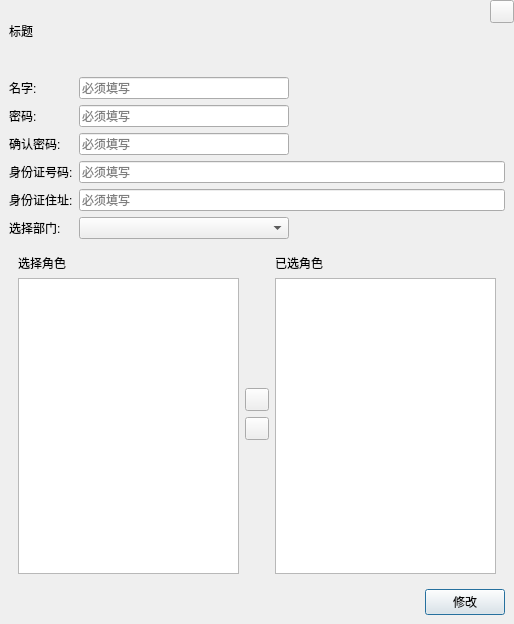
<?xml version="1.0" encoding="UTF-8"?>
<ui version="4.0">
 <class>FrmUserEdit</class>
 <widget class="QDialog" name="FrmUserEdit">
  <property name="geometry">
   <rect>
    <x>0</x>
    <y>0</y>
    <width>514</width>
    <height>624</height>
   </rect>
  </property>
  <property name="windowTitle">
   <string>Dialog</string>
  </property>
  <layout class="QGridLayout" name="gridLayout_3" rowstretch="1,9">
   <property name="leftMargin">
    <number>0</number>
   </property>
   <property name="topMargin">
    <number>0</number>
   </property>
   <property name="rightMargin">
    <number>0</number>
   </property>
   <property name="bottomMargin">
    <number>0</number>
   </property>
   <item row="0" column="0">
    <widget class="QWidget" name="widget" native="true">
     <layout class="QHBoxLayout" name="horizontalLayout">
      <property name="topMargin">
       <number>0</number>
      </property>
      <property name="rightMargin">
       <number>0</number>
      </property>
      <property name="bottomMargin">
       <number>0</number>
      </property>
      <item>
       <widget class="QLabel" name="labTitle">
        <property name="text">
         <string>标题</string>
        </property>
       </widget>
      </item>
      <item>
       <spacer name="horizontalSpacer">
        <property name="orientation">
         <enum>Qt::Horizontal</enum>
        </property>
        <property name="sizeHint" stdset="0">
         <size>
          <width>40</width>
          <height>20</height>
         </size>
        </property>
       </spacer>
      </item>
      <item>
       <widget class="QWidget" name="widget_3" native="true">
        <layout class="QGridLayout" name="gridLayout">
         <property name="leftMargin">
          <number>0</number>
         </property>
         <property name="topMargin">
          <number>0</number>
         </property>
         <property name="rightMargin">
          <number>0</number>
         </property>
         <property name="bottomMargin">
          <number>0</number>
         </property>
         <item row="0" column="0">
          <widget class="QToolButton" name="toolButton">
           <property name="text">
            <string/>
           </property>
          </widget>
         </item>
         <item row="1" column="0">
          <spacer name="verticalSpacer">
           <property name="orientation">
            <enum>Qt::Vertical</enum>
           </property>
           <property name="sizeHint" stdset="0">
            <size>
             <width>20</width>
             <height>40</height>
            </size>
           </property>
          </spacer>
         </item>
        </layout>
       </widget>
      </item>
     </layout>
    </widget>
   </item>
   <item row="1" column="0">
    <widget class="QWidget" name="widget_2" native="true">
     <layout class="QGridLayout" name="gridLayout_4">
      <item row="0" column="0">
       <layout class="QGridLayout" name="gridLayoutInfo">
        <item row="0" column="2">
         <spacer name="horizontalSpacer_2">
          <property name="orientation">
           <enum>Qt::Horizontal</enum>
          </property>
          <property name="sizeHint" stdset="0">
           <size>
            <width>40</width>
            <height>20</height>
           </size>
          </property>
         </spacer>
        </item>
        <item row="0" column="1">
         <widget class="QLineEdit" name="editUserName">
          <property name="inputMask">
           <string/>
          </property>
          <property name="text">
           <string/>
          </property>
          <property name="placeholderText">
           <string>必须填写</string>
          </property>
         </widget>
        </item>
        <item row="5" column="1">
         <widget class="QComboBox" name="cbxDepartment"/>
        </item>
        <item row="3" column="0">
         <widget class="QLabel" name="label_5">
          <property name="text">
           <string>身份证号码:</string>
          </property>
         </widget>
        </item>
        <item row="5" column="0">
         <widget class="QLabel" name="label_3">
          <property name="text">
           <string>选择部门:</string>
          </property>
         </widget>
        </item>
        <item row="1" column="0">
         <widget class="QLabel" name="label_4">
          <property name="text">
           <string>密码:</string>
          </property>
         </widget>
        </item>
        <item row="1" column="1">
         <widget class="QLineEdit" name="editPassword">
          <property name="echoMode">
           <enum>QLineEdit::PasswordEchoOnEdit</enum>
          </property>
          <property name="placeholderText">
           <string>必须填写</string>
          </property>
         </widget>
        </item>
        <item row="3" column="1" colspan="2">
         <widget class="QLineEdit" name="editID">
          <property name="text">
           <string/>
          </property>
          <property name="placeholderText">
           <string>必须填写</string>
          </property>
         </widget>
        </item>
        <item row="4" column="1" colspan="2">
         <widget class="QLineEdit" name="editAddress">
          <property name="placeholderText">
           <string>必须填写</string>
          </property>
         </widget>
        </item>
        <item row="0" column="0">
         <widget class="QLabel" name="label_2">
          <property name="text">
           <string>名字:</string>
          </property>
         </widget>
        </item>
        <item row="4" column="0">
         <widget class="QLabel" name="label_6">
          <property name="text">
           <string>身份证住址:</string>
          </property>
         </widget>
        </item>
        <item row="2" column="0">
         <widget class="QLabel" name="label_8">
          <property name="text">
           <string>确认密码:</string>
          </property>
         </widget>
        </item>
        <item row="2" column="1">
         <widget class="QLineEdit" name="enditConfirm">
          <property name="echoMode">
           <enum>QLineEdit::PasswordEchoOnEdit</enum>
          </property>
          <property name="placeholderText">
           <string>必须填写</string>
          </property>
         </widget>
        </item>
       </layout>
      </item>
      <item row="1" column="0">
       <widget class="QWidget" name="widget_4" native="true">
        <layout class="QHBoxLayout" name="horizontalLayout_2">
         <item>
          <layout class="QVBoxLayout" name="verticalLayout_2">
           <item>
            <widget class="QLabel" name="label">
             <property name="text">
              <string>选择角色</string>
             </property>
            </widget>
           </item>
           <item>
            <widget class="QListWidget" name="listRoles"/>
           </item>
          </layout>
         </item>
         <item>
          <layout class="QVBoxLayout" name="verticalLayout">
           <item>
            <spacer name="verticalSpacer_3">
             <property name="orientation">
              <enum>Qt::Vertical</enum>
             </property>
             <property name="sizeHint" stdset="0">
              <size>
               <width>20</width>
               <height>40</height>
              </size>
             </property>
            </spacer>
           </item>
           <item>
            <widget class="QToolButton" name="btnRight">
             <property name="text">
              <string/>
             </property>
             <property name="icon">
              <iconset resource="../../main.qrc">
               <normaloff>:/image/双右箭头.png</normaloff>:/image/双右箭头.png</iconset>
             </property>
            </widget>
           </item>
           <item>
            <widget class="QToolButton" name="btnLeft">
             <property name="text">
              <string/>
             </property>
             <property name="icon">
              <iconset resource="../../main.qrc">
               <normaloff>:/image/双左箭头.png</normaloff>:/image/双左箭头.png</iconset>
             </property>
            </widget>
           </item>
           <item>
            <spacer name="verticalSpacer_2">
             <property name="orientation">
              <enum>Qt::Vertical</enum>
             </property>
             <property name="sizeHint" stdset="0">
              <size>
               <width>20</width>
               <height>40</height>
              </size>
             </property>
            </spacer>
           </item>
          </layout>
         </item>
         <item>
          <layout class="QVBoxLayout" name="verticalLayout_3">
           <item>
            <widget class="QLabel" name="label_7">
             <property name="text">
              <string>已选角色</string>
             </property>
            </widget>
           </item>
           <item>
            <widget class="QListWidget" name="listSelected"/>
           </item>
          </layout>
         </item>
        </layout>
       </widget>
      </item>
      <item row="2" column="0">
       <layout class="QHBoxLayout" name="horizontalLayout_3">
        <item>
         <spacer name="horizontalSpacer_3">
          <property name="orientation">
           <enum>Qt::Horizontal</enum>
          </property>
          <property name="sizeHint" stdset="0">
           <size>
            <width>40</width>
            <height>20</height>
           </size>
          </property>
         </spacer>
        </item>
        <item>
         <widget class="QPushButton" name="btnEdit">
          <property name="text">
           <string>修改</string>
          </property>
         </widget>
        </item>
       </layout>
      </item>
     </layout>
    </widget>
   </item>
  </layout>
 </widget>
 <resources>
  <include location="../../main.qrc"/>
 </resources>
 <connections/>
</ui>
